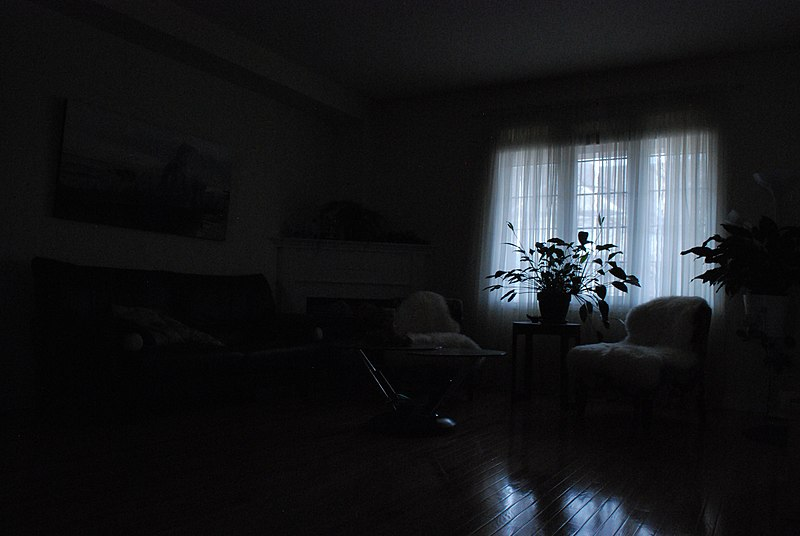
#> input picture practico3/data/low_luminance.jpg, 800 x 536 px; its folder holds 3 pictures in this run
$ jupyter execute --allow-errors tp3_luminancia.ipynb
#> lines starting #> are read from the running program, lines starting #| are printed output that depends on the picture
# Procesamiento de Imágenes - UNS - Doctorado¶

Trabajo Práctico 3 - Operaciones de Luminancia

[cell 1]
# load and display an image with Matplotlib
import os
import numpy as np
import matplotlib.image as mpimg
import matplotlib.pyplot as plt
import matplotlib.mlab as mlab
import matplotlib.ticker as ticker

from collections import Counter
from skimage.transform import resize
from PIL import Image

from matplotlib.widgets import Slider

# Workflok

1. Normalizar los valores de RGB del pixel
2. RGB -> YIQ {utilizando la matriz correspondiente}
3. Y’ := f(Y); {sqrt() o sqr() según se elija}
4. Y’IQ -> R’G’B’ {notar que la cromaticidad (IQ) no se altera}
5. Convertir R’G’B’ a bytes y graficar el pixel el pixel

[cell 2]
def read_img(path):

#> called with path = 'practico3/data/low_luminance.jpg'
    name = os.path.basename(path)

    rename, ext = os.path.splitext(name)

    img = mpimg.imread(path)
#> img is the input picture: shape (536, 800, 3); mean R, G, B 24.2, 25.6, 27.9

    if img.shape[1] > 800:

        h, w = img.shape[:2]
        new_width = 800
        ratio = new_width / w
        new_height = int(h * ratio)

        image_resized = resize(
            img,
            (new_height, new_width),
            preserve_range=True,
            anti_aliasing=True
        ).astype(img.dtype)

        mpimg.imsave(
            os.path.join(os.getcwd(), "data", f"{rename}_resized{ext}"),
            image_resized
        )

        img = mpimg.imread(os.path.join(os.getcwd(), "data", f"{rename}_resized{ext}"))

    return img

[cell 3]
class WorkflowLuminancia:

    def __init__(self, img, type_lu="low_luminance", output="save.jpg", k=None, x0=None):

#> called with type_lu = 'low_luminance', output = 'low_m_luminance.png'
        img = np.asarray(img)

        if img.dtype == np.uint8:

            self.img = img.astype(np.float32) / 255.0

        else:

            self.img = img.astype(np.float32)

        self.type_lu = type_lu

        self.output = output

        self.k = k

        self.x0 = x0

    def rgb_to_yiq(self):

        modified_img = np.copy(self.img)

        height, width, channels = modified_img.shape
#> height = 536; width = 800; channels = 3

        for i in range(height):

            for j in range(width):

                r, g, b = modified_img[i, j]

                change_y = 0.299 * r + 0.587 * g + 0.114 * b
                change_i = 0.595716 * r - 0.274453 * g - 0.321263 * b
                change_q = 0.211456 * r - 0.522591 * g + 0.311135 * b

                modified_img[i, j] = [change_y, change_i + 0.5, change_q + 0.5]
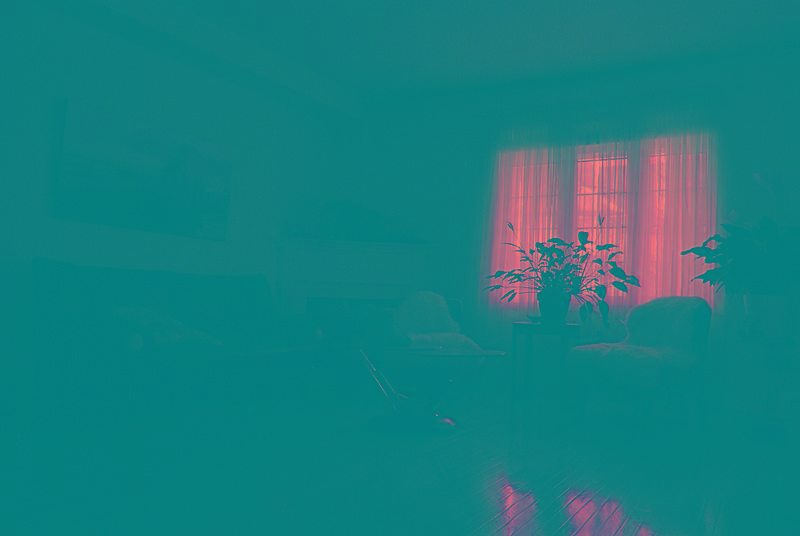
#> modified_img: shape (536, 800, 3) float32; mean R, G, B 0.0998, 0.493, 0.501

        return modified_img

    def transform(self):

        modified_img = self.rgb_to_yiq()

        height, width, channels = modified_img.shape
#> height = 536; width = 800; channels = 3


        if self.type_lu != "lineal_trozos" and self.type_lu != "normalizacion" and  self.type_lu != "ecualizacion":

            for i in range(height):

                for j in range(width):

                    y, i_, q = modified_img[i, j]

                    if self.type_lu == "low_luminance":

                        change_y = y**(1/2)

                    elif self.type_lu == "high_luminance":

                        change_y = y**2

                    modified_img[i, j] = [change_y, i_, q]
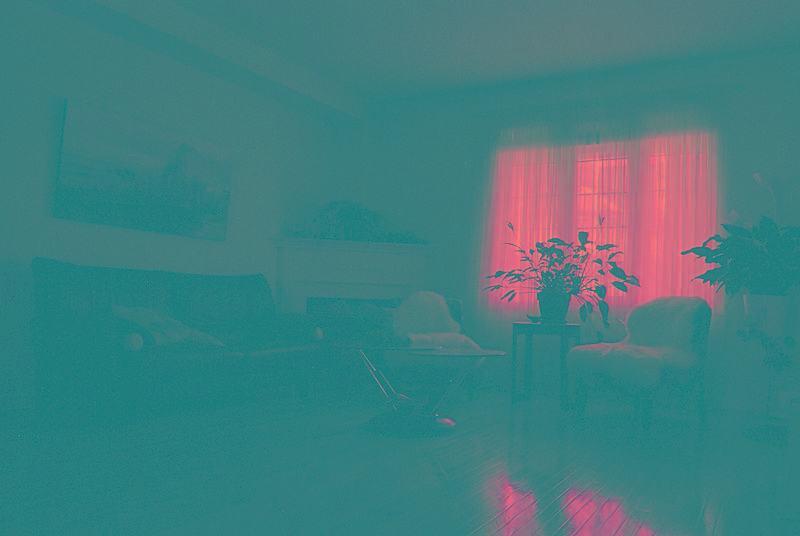
#> modified_img: shape (536, 800, 3) float32; mean R, G, B 0.265, 0.493, 0.501


        elif self.type_lu == "lineal_trozos":

            y_channel = modified_img[:, :, 0]

            y_min = y_channel.min()
            y_max = y_channel.max()

            change_y = np.clip(
                (y_channel - y_min) / (y_max - y_min + 1e-8),
                0.0,
                1.0
            )

            modified_img[:, :, 0] = change_y


        elif self.type_lu == "normalizacion":

            y_channel = modified_img[:, :, 0]

            y_min = y_channel.min()
            y_max = y_channel.max()

            y_norm = (y_channel - y_min) / (y_max - y_min)

            x0 = y_norm.mean() if self.x0 is None else self.x0

            change_y = 1 / (1 + np.exp(-self.k * (y_norm - self.x0)))

            modified_img[:, :, 0] = change_y

        elif self.type_lu == "ecualizacion":

            y_channel = modified_img[:, :, 0].astype(np.float32)

            y01 = np.clip(y_channel, 0.0, 1.0)

            y_uint8 = (y01 * 255.0 + 0.5).astype(np.uint8)

            flattened_data = y_uint8.ravel()
            N = flattened_data.size

            hist = np.bincount(flattened_data, minlength=256)
            cdf = np.cumsum(hist)

            cdf_nonzero = cdf[cdf > 0]
            if cdf_nonzero.size == 0:
                pass
            else:
                cdf_min = cdf_nonzero.min()

                denom = (N - cdf_min)
                if denom <= 0:
                    pass
                else:
                    cdf_eq = (cdf - cdf_min) / denom
                    cdf_eq = np.clip(cdf_eq, 0.0, 1.0)

                    # LUT y mapeo
                    lut = (cdf_eq * 255.0 + 0.5).astype(np.uint8)
                    y_eq_uint8 = lut[flattened_data].reshape(y_channel.shape)

                    # Volver a [0,1] y asignar en Y
                    modified_img[:, :, 0] = y_eq_uint8.astype(np.float32) / 255.0


        else:

            raise ValueError("Elegir metodo adecuado")


        return modified_img

    def yiq_to_rgb(self):

        modified_img = self.transform()

        height, width, channels = modified_img.shape
#> height = 536; width = 800; channels = 3

        for a in range(height):

            for b in range(width):

                y, i, q = modified_img[a, b]

                i -= 0.5
                q -= 0.5

                change_r = y + 0.9663 * i + 0.6210 * q

                change_g = y - 0.2721 * i - 0.6474 * q

                change_b = y - 1.1070 * i + 1.7046 * q

                modified_img[a, b] = [change_r, change_g, change_b]
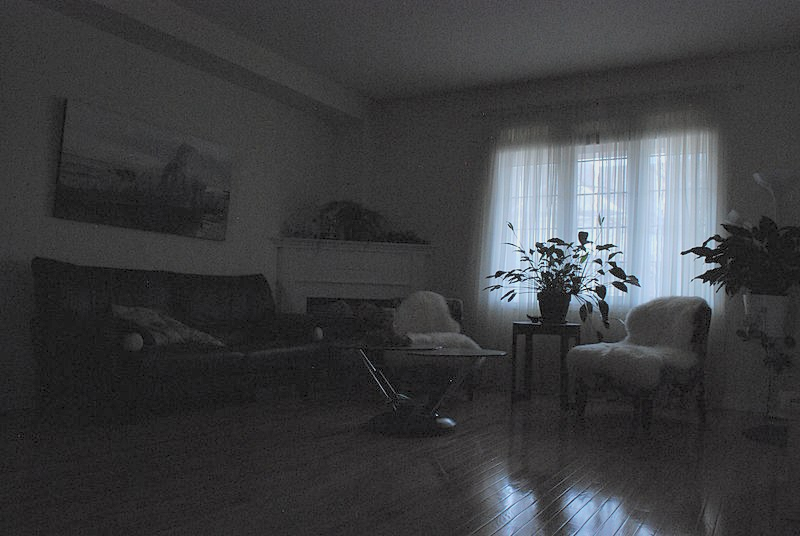
#> modified_img: shape (536, 800, 3) float32; mean R, G, B 0.26, 0.265, 0.275; drawn with min black and max white

        return np.clip(modified_img, 0.0, 1.0)

    def show_save_image(self):

        modified_img = self.yiq_to_rgb()

        plt.imshow(modified_img)
        plt.axis("off")
        plt.show()

        if not os.path.exists(os.path.join(os.getcwd(), "new")):
            os.makedirs(os.path.join(os.getcwd(), "new"))

        out = (np.clip(modified_img, 0.0, 1.0) * 255).astype(np.uint8)
        mpimg.imsave(os.path.join(os.getcwd(), "new", self.output), out)

[cell 4]
# load image as pixel array
# An image of a file opens
path1 = os.path.join(os.getcwd(), "data", "low_luminance.jpg")
image = read_img(path1)

plt.imshow(image)
plt.axis('off')  # Para desactivar los ejes en la visualización
plt.show()

[cell 5]
lum = WorkflowLuminancia(image, "low_luminance", "low_m_luminance.png").show_save_image()

[cell 6]
# load image as pixel array
# An image of a file opens
path2 = os.path.join(os.getcwd(), "data", "high_luminance.jpg")
image2 = read_img(path2)
#> call 2 of read_img, with path = 'practico3/data/high_luminance.jpg'
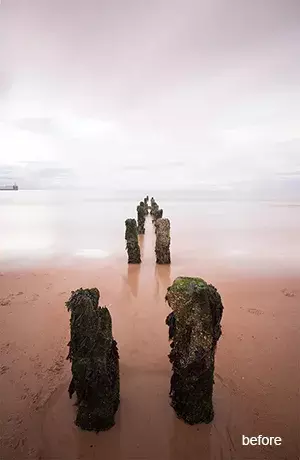
#> input picture practico3/data/high_luminance.jpg, 300 x 460 px
#> in read_img, img is the input picture: shape (460, 300, 3); mean R, G, B 184.3, 164.9, 161.5

plt.imshow(image2)
plt.axis('off')  # Para desactivar los ejes en la visualización
plt.show()

[cell 7]
lum2 = WorkflowLuminancia(image2, "high_luminance", "high_m_luminance.png").show_save_image()
#> after the loop in rgb_to_yiq (call 2), `for i in range(height):`:
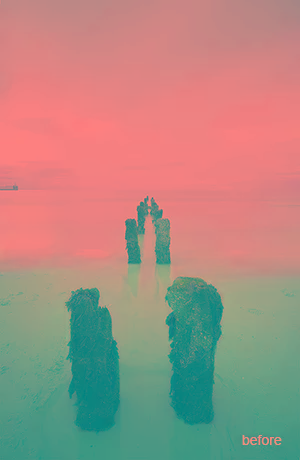
#> modified_img: shape (460, 300, 3) float32; mean R, G, B 0.668, 0.55, 0.512
#> after the loop in transform (call 2), `for i in range(height):`:
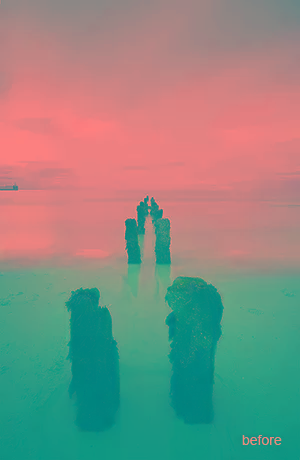
#> modified_img: shape (460, 300, 3) float32; mean R, G, B 0.527, 0.55, 0.512
#> after the loop in yiq_to_rgb (call 2), `for a in range(height):`:
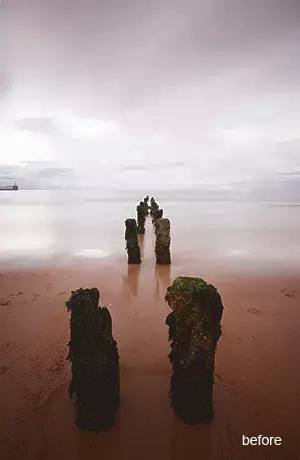
#> modified_img: shape (460, 300, 3) float32; mean R, G, B 0.583, 0.506, 0.493; drawn with min black and max white
#> in yiq_to_rgb (call 2), `return np.clip(modified_img, 0.0, 1.0)`:
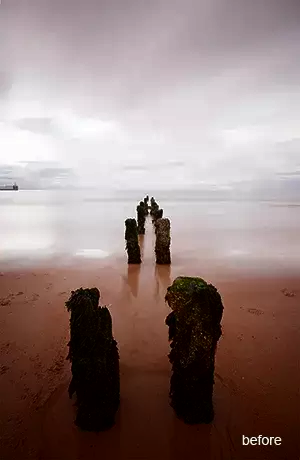
#> returned value: shape (460, 300, 3) float32; mean of channels 0, 1, 2 0.583, 0.506, 0.496; drawn as R, G, B

[cell 8]
# load image as pixel array
# An image of a file opens
path3 = os.path.join(os.getcwd(), "data", "poco_contraste.jpg")
#> (the rest of this cell did not finish here and is left out)


plt.imshow(image3)
plt.axis('off')  # Para desactivar los ejes en la visualización
plt.show()

#> (a cell that did not finish here is left out)

[cell 10]
# load image as pixel array
# An image of a file opens
path4 = os.path.join(os.getcwd(), "data", "mal_contraste.jpg")
#> (the rest of this cell did not finish here and is left out)
